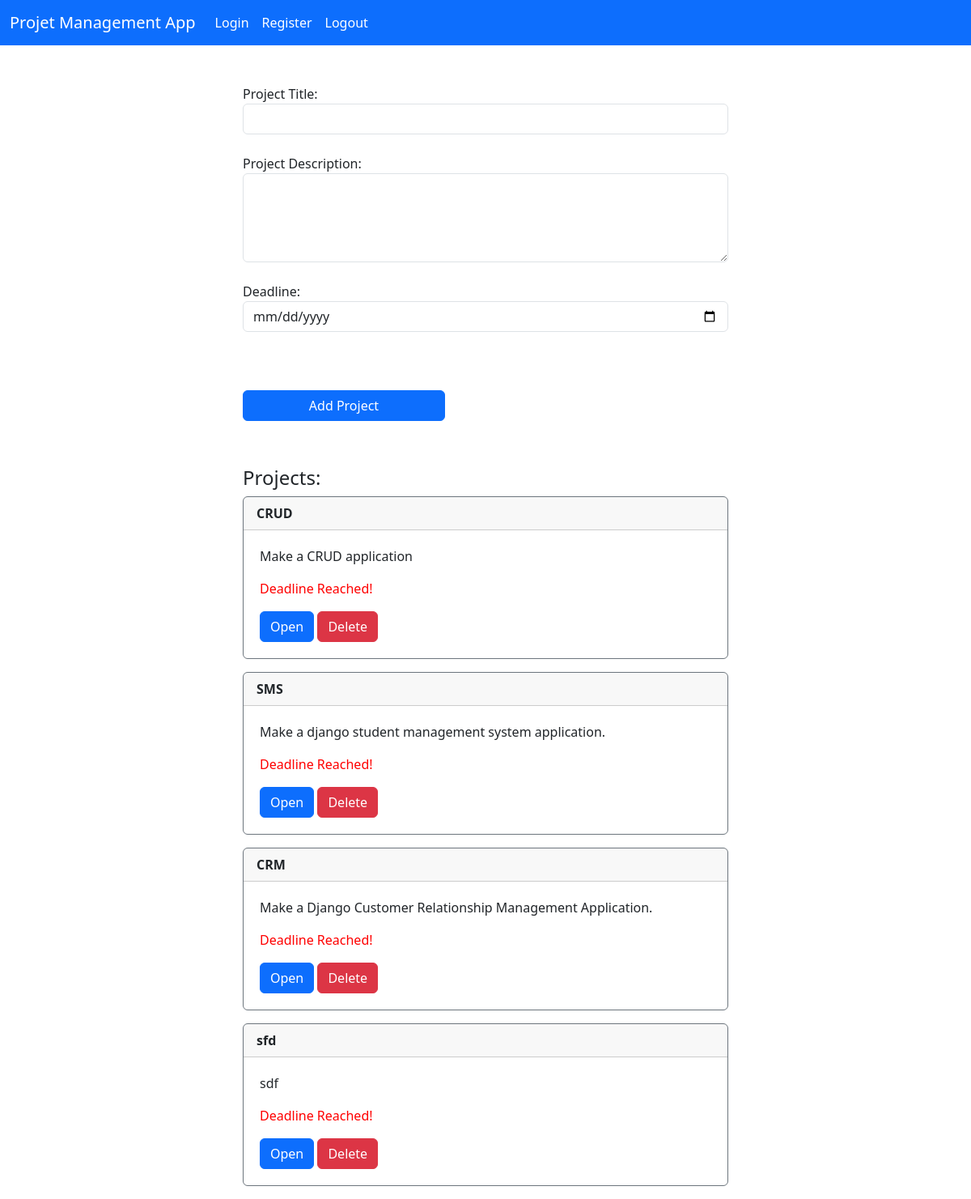
The app's page / (signed in), older data.
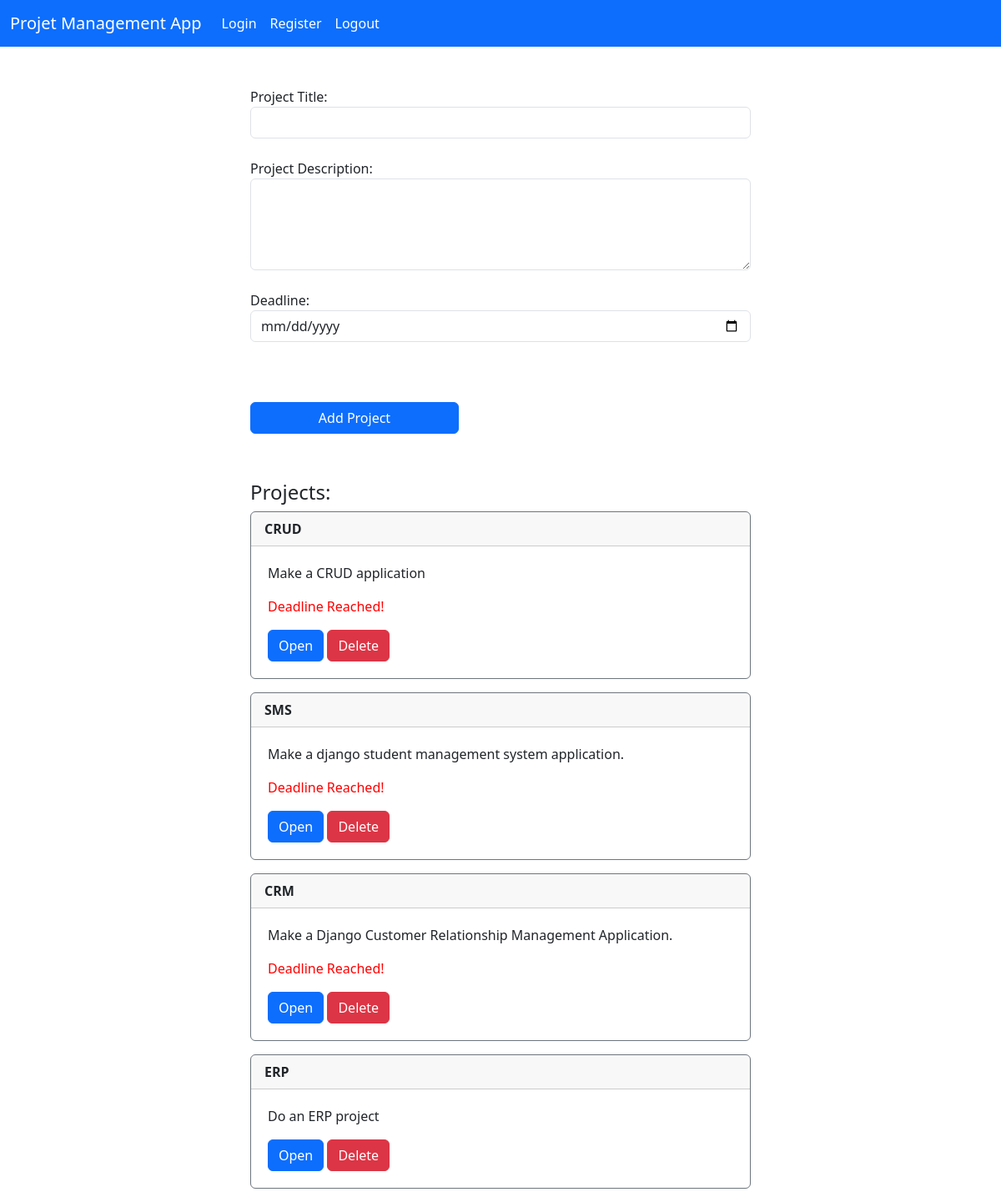
The same page, newer data.
### pro/models.py (models this page shows, shortened)
class Pro_add(models.Model):
    Project_Title = models.CharField(max_length=100)
    Project_Description = models.CharField(max_length=300)
    created = models.DateTimeField(auto_now_add=True)
    complete = models.BooleanField(default=False)
    deadline = models.DateField(null=True, default=None)

### pro/views.py (the view)
# urls.py: path('', views.home, name='home' ),
def home(request):
    Pro_add_details = Pro_add.objects.all()
    form = Pro_add_form(request.POST or None)
    now = datetime.today().date()
    if request.method == 'POST':
        action = request.POST.get('action')
        if action == 'add_record':
            if form.is_valid():
                form.save()
                messages.success(request, "Record Added...")
                return redirect('home')
            else:
                messages.error(request, "Please complete all the fields...")
                return redirect('home')
        else:
            username = request.POST['username']
            password = request.POST['password']
            user = authenticate(request,username=username,password=password)
            if user is not None:
                login(request, user)
                messages.success(request,'You have been logged in...')
                return redirect('home')
            else:
                messages.error(request,'Error occured, Try again...')
                return redirect('home')
    else:
        return render(request,'home.html',{'Pro_add_details':Pro_add_details,'form':form,'now':now})

### pro/forms.py
class Pro_add_form(forms.ModelForm):
    deadline = forms.DateField(required=True, widget=forms.DateInput(attrs={"type": "date", "class":"form-control"}), label="Deadline")
    class Meta:
        model = Pro_add
        fields = '__all__'

### pro/templates/home.html (shortened to what this page needs)
{% extends 'base.html' %}
{% block content %}
<br>
<br>
<div class="d-grid gap-2 col-6 mx-auto bg-">
  {% if user.is_authenticated %}
  <form method="POST">
    {{ form.Project_Title.label_tag }}
    <input type="text" class="form-control" name="Project_Title" >
    <br>
    {{ form.Project_Description.label_tag }}
    <textarea class="form-control" name="Project_Description" rows="4"></textarea>
    <br>
    {{ form.deadline.label_tag  }}
    {{ form.deadline}}<br>
  <br><br>
  <button type="submit" class="btn btn-primary col-md-5 col-sm-9">Add Project</button>
  </form>
  <br>  <br>
</div>
<div class = "col-md-6 offset-md-3 col-sm-9 ">
  <h4>Projects:</h4>
  {% for Pro_add_detail in Pro_add_details %}
  <div class="card border-secondary mb-3" style="max-width: 50rem;">
    <div class="card-header">
      <strong>
        {{Pro_add_detail.Project_Title}}</strong>
    </div>
    <div style="margin:20px ;">
      <p class="card-text">{{Pro_add_detail.Project_Description}}</p>
       {% if Pro_add_detail.deadline < now %}
      <p style="color: red;">Deadline Reached!</p>
       {% endif %}
      <a href="{% url 'tasks' Pro_add_detail.id %}" class="btn btn-primary">Open</a>
      <button type="button" class="btn btn-danger" data-bs-toggle="modal" data-bs-target="#deleteModal{{ Pro_add_detail.id }}">
        Delete    </button>
    </div>
  </div>
  {% endfor %}
</div>
{% endif %}
{% endblock %}

Row changes from the older to the newer data that the page shows:
removed Pro_add: Project_Title "sfd", Project_Description "sdf", deadline "Deadline Reached!"
added Pro_add: Project_Title "ERP", Project_Description "Do an ERP project"
